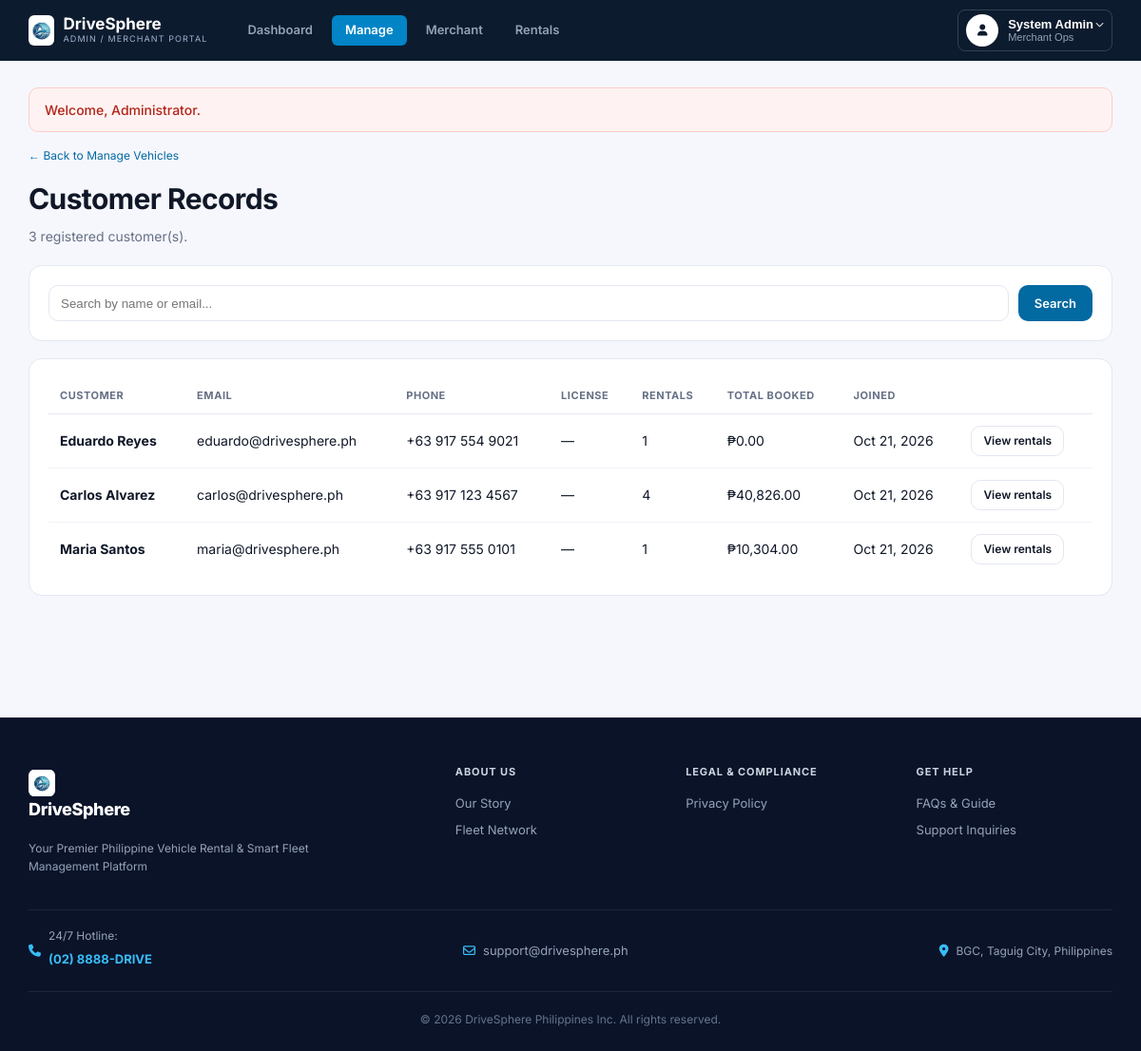
Page /admin/customers.php (signed in) on the committed database.
### tables this page shows
CREATE TABLE IF NOT EXISTS `users` (
  `id` INT AUTO_INCREMENT PRIMARY KEY,
  `first_name` VARCHAR(50) NOT NULL,
  `last_name` VARCHAR(50) NOT NULL,
  `email` VARCHAR(100) NOT NULL UNIQUE,
  `email_verified` TINYINT(1) DEFAULT 1,
  `phone` VARCHAR(20) DEFAULT NULL,
  `phone_verified` TINYINT(1) DEFAULT 1,
  `avatar` VARCHAR(255) DEFAULT NULL,
  `license_number` VARCHAR(50) DEFAULT NULL,
  `password` VARCHAR(255) NOT NULL,
  `role` ENUM('customer','admin') DEFAULT 'customer',
  `created_at` TIMESTAMP DEFAULT CURRENT_TIMESTAMP
);

### admin/customers.php (the view, shortened to what this page needs)
<?php
require_once __DIR__ . '/../includes/admin_header.php';
$q = trim($_GET['q'] ?? '');
$sql = "SELECT u.*, COUNT(r.id) AS rentals, COALESCE(SUM(CASE WHEN r.status IN ('reserved','en_route','returned','completed') THEN COALESCE(r.final_total, r.total_price) END),0) AS spent
        FROM users u LEFT JOIN reservations r ON r.user_id = u.id WHERE u.role = 'customer'";
$args = [];
$st = $pdo->prepare($sql . " GROUP BY u.id ORDER BY u.created_at DESC"); $st->execute($args); $list = $st->fetchAll();
?>
<div class="crumb"><a href="<?= $A ?>manage.php">&larr; Back to Manage Vehicles</a></div>
<h1 class="t">Customer Records</h1><p class="sub"><?= count($list) ?> registered customer(s).</p>
<form method="get" class="card" style="display:flex;gap:10px"><input name="q" value="<?= e($q) ?>" placeholder="Search by name or email..." style="flex:1;padding:10px 12px;border:1px solid var(--line);border-radius:10px"><button class="btn-b">Search</button></form>
<div class="card tbl-wrap"><table class="tbl"><tr><th>Customer</th><th>Email</th><th>Phone</th><th>License</th><th>Rentals</th><th>Total booked</th><th>Joined</th><th></th></tr>
<?php foreach ($list as $u): ?><tr><td><b><?= e($u['first_name'] . ' ' . $u['last_name']) ?></b></td><td><?= e($u['email']) ?></td><td><?= e($u['phone'] ?: '—') ?></td><td><?= e($u['license_number'] ?: '—') ?></td>
<td><?= (int)$u['rentals'] ?></td><td><?= money($u['spent']) ?></td><td><?= date('M j, Y', strtotime($u['created_at'])) ?></td>
<td><a class="btn-o btn-sm" href="<?= $A ?>rentals.php?customer=<?= (int)$u['id'] ?>&tab=all">View rentals</a></td></tr><?php endforeach; ?>
<?php if (!$list): ?><tr><td colspan="8">No customers found.</td></tr><?php endif; ?></table></div>
<?php require __DIR__ . '/../includes/admin_footer.php'; ?>

### rows in the picture
users: first_name+last_name "Eduardo Reyes", email "eduardo@drivesphere.ph", phone "+63 917 554 9021", license_number "—", rentals "1", spent "₱0.00", created_at "Oct 21, 2026"
users: first_name+last_name "Carlos Alvarez", email "carlos@drivesphere.ph", phone "+63 917 123 4567", license_number "—", rentals "4", spent "₱40,826.00", created_at "Oct 21, 2026"
users: first_name+last_name "Maria Santos", email "maria@drivesphere.ph", phone "+63 917 555 0101", license_number "—", rentals "1", spent "₱10,304.00", created_at "Oct 21, 2026"

### other values in the picture
$f['msg'] "Welcome, Administrator."
count($list) "3"
